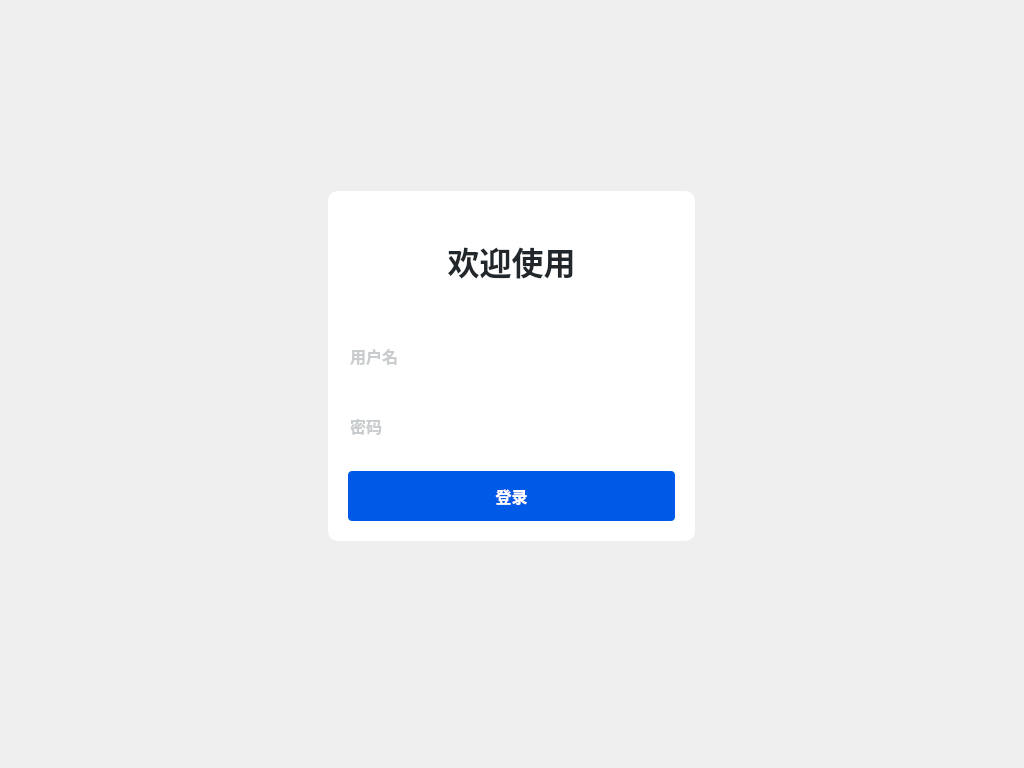
<?xml version="1.0" encoding="UTF-8"?>
<ui version="4.0">
 <class>LoginWindow</class>
 <widget class="QWidget" name="LoginWindow">
  <property name="geometry">
   <rect>
    <x>0</x>
    <y>0</y>
    <width>1024</width>
    <height>768</height>
   </rect>
  </property>
  <property name="windowTitle">
   <string>Login</string>
  </property>
  <property name="layoutDirection">
   <enum>Qt::RightToLeft</enum>
  </property>
  <property name="styleSheet">
   <string notr="true"/>
  </property>
  <layout class="QVBoxLayout" name="verticalLayout_1">
   <item>
    <layout class="QVBoxLayout" name="verticalLayout_2">
     <property name="topMargin">
      <number>180</number>
     </property>
     <item>
      <layout class="QHBoxLayout" name="horizontalLayout">
       <property name="spacing">
        <number>6</number>
       </property>
       <item>
        <spacer name="horizontalSpacer">
         <property name="orientation">
          <enum>Qt::Horizontal</enum>
         </property>
         <property name="sizeHint" stdset="0">
          <size>
           <width>40</width>
           <height>20</height>
          </size>
         </property>
        </spacer>
       </item>
       <item>
        <widget class="QWidget" name="containBox" native="true">
         <property name="minimumSize">
          <size>
           <width>0</width>
           <height>350</height>
          </size>
         </property>
         <property name="maximumSize">
          <size>
           <width>16777215</width>
           <height>400</height>
          </size>
         </property>
         <property name="styleSheet">
          <string notr="true">width: 327px;
height: 470px;
background: #FEFFFE;
border-radius: 10px;</string>
         </property>
         <layout class="QVBoxLayout" name="verticalLayout">
          <property name="spacing">
           <number>20</number>
          </property>
          <property name="sizeConstraint">
           <enum>QLayout::SetDefaultConstraint</enum>
          </property>
          <property name="leftMargin">
           <number>20</number>
          </property>
          <property name="topMargin">
           <number>20</number>
          </property>
          <property name="rightMargin">
           <number>20</number>
          </property>
          <property name="bottomMargin">
           <number>20</number>
          </property>
          <item>
           <widget class="QLabel" name="label">
            <property name="styleSheet">
             <string notr="true">font-weight: 800;
font-size:32px;
color: #21272B;
line-height: 40px;
text-align: left;
font-style: normal;</string>
            </property>
            <property name="text">
             <string>欢迎使用</string>
            </property>
            <property name="alignment">
             <set>Qt::AlignCenter</set>
            </property>
           </widget>
          </item>
          <item>
           <widget class="QLineEdit" name="usernameLineEdit">
            <property name="enabled">
             <bool>true</bool>
            </property>
            <property name="minimumSize">
             <size>
              <width>0</width>
              <height>50</height>
             </size>
            </property>
            <property name="maximumSize">
             <size>
              <width>16777215</width>
              <height>50</height>
             </size>
            </property>
            <property name="acceptDrops">
             <bool>true</bool>
            </property>
            <property name="styleSheet">
             <string notr="true">background: #FEFFFE;
border: 0;
font-weight: 800;
font-size: 16px;
color: #94999E;
text-align: left;
font-style: normal;</string>
            </property>
            <property name="placeholderText">
             <string>用户名</string>
            </property>
           </widget>
          </item>
          <item>
           <widget class="QLineEdit" name="passwordLineEdit">
            <property name="styleSheet">
             <string notr="true">
height: 50px;
background: #FEFFFE;
border: 0;
font-weight: 800;
font-size: 16px;
color: #94999E;
text-align: left;
font-style: normal;</string>
            </property>
            <property name="echoMode">
             <enum>QLineEdit::Password</enum>
            </property>
            <property name="placeholderText">
             <string>密码</string>
            </property>
           </widget>
          </item>
          <item>
           <widget class="QPushButton" name="loginButton">
            <property name="styleSheet">
             <string notr="true">width: 100%;
height: 50px;
background: #005AE7;
border-radius: 4px;
font-weight: 800;
font-size: 16px;
color: #FFFFFE;
text-align: center;
font-style: normal;</string>
            </property>
            <property name="text">
             <string>登录</string>
            </property>
           </widget>
          </item>
         </layout>
        </widget>
       </item>
       <item>
        <spacer name="horizontalSpacer_2">
         <property name="orientation">
          <enum>Qt::Horizontal</enum>
         </property>
         <property name="sizeHint" stdset="0">
          <size>
           <width>40</width>
           <height>20</height>
          </size>
         </property>
        </spacer>
       </item>
      </layout>
     </item>
     <item>
      <spacer name="verticalSpacer">
       <property name="orientation">
        <enum>Qt::Vertical</enum>
       </property>
       <property name="sizeHint" stdset="0">
        <size>
         <width>20</width>
         <height>40</height>
        </size>
       </property>
      </spacer>
     </item>
    </layout>
   </item>
  </layout>
 </widget>
 <resources/>
 <connections/>
</ui>
